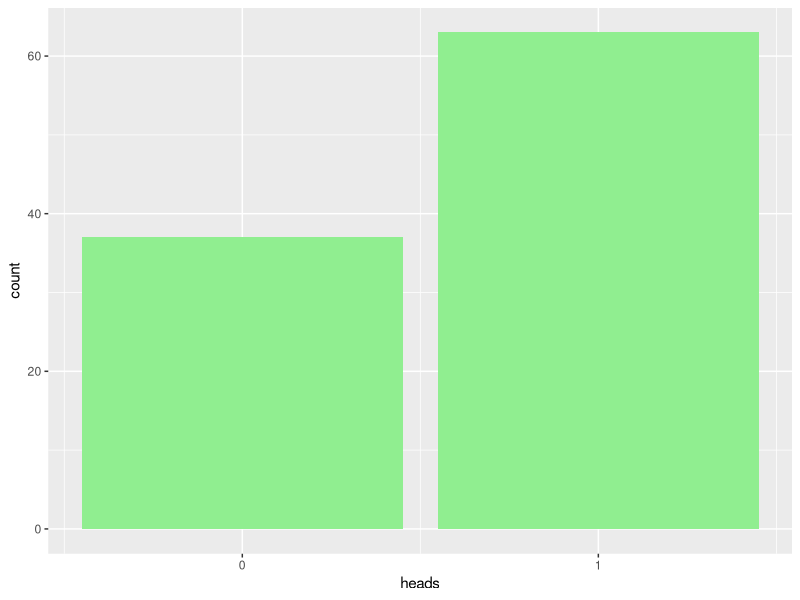
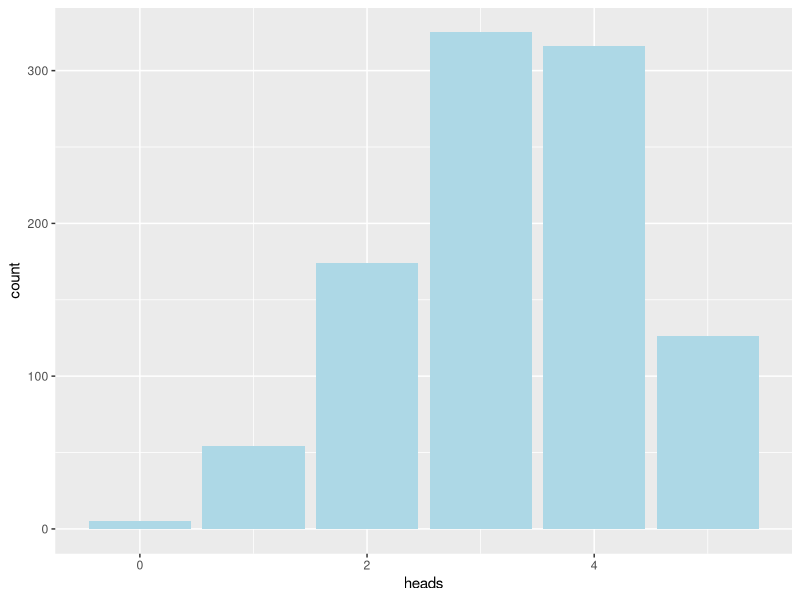
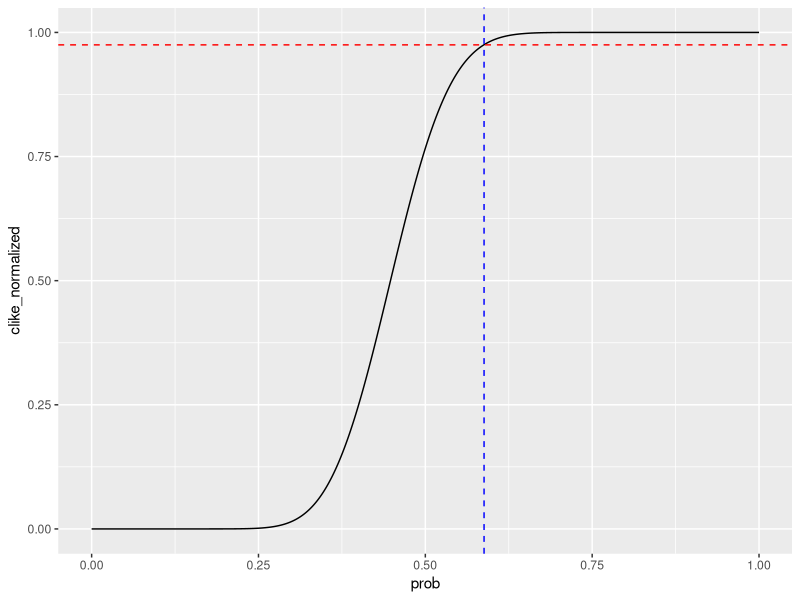

Write the R code that produced these figures, in order.
## ---- chunk 1
#| echo: false
#| results: hide
#| include: false
library(conflicted)
conflicts_prefer(dplyr::filter)
library(tidyverse)
## ---- chunk 2
eq1a <- dbinom(1, size = 1, prob = 2/3)
isTRUE(eq1a == 2/3)

eq1b <- dbinom(0, size = 1, prob = 2/3)
isTRUE(eq1b == (1-2/3))

eq1c <- dbinom(5, size = 1, prob = 2/3)
isTRUE(eq1c == 0)


## ---- chunk 3
eq2a <- pbinom(-1, size = 1, prob = 2/3)
isTRUE(eq2a == 0)

eq2b <- pbinom(0, size = 1, prob = 2/3)
isTRUE(eq2b == (1 - 2/3))

eq2c <- pbinom(1, size = 1, prob = 2/3)
isTRUE(eq2c == 1)

eq2d <- pbinom(2, size = 1, prob = 2/3)
isTRUE(eq2d == 1)
## ---- chunk 4
tosses <- tibble(
  heads = (rbinom(100, 1, 2/3)) 
)

ggplot(tosses, aes(x = heads)) + geom_bar(fill = "lightgreen") +
scale_x_continuous(breaks = 0:1)


## ---- chunk 5
dbinom(2, 4, .5)
## ---- chunk 6
dbinom(1, 4, .5) + dbinom(0, 4, .5)
## ---- chunk 7
# Use rbinom() to generate 1000 samples from the Binomial distribution with size = 5 and prob = 2/3. Plot the results in ggplot using geom_bar.
tosses2 <- tibble(
  heads = (rbinom(1000, 5, 2/3)) 
)

ggplot(tosses2, aes(x = heads)) + geom_bar(fill = "lightblue")
## ---- chunk 8
#Estimate the probability that X is an even number using the mean() function on those 1000 values.

mean(tosses2 == 2 | tosses2 == 4)
## ---- chunk 9
dbinom(2, size = 4, prob = 1/3)
## ---- chunk 10
outcomes <- c(1:15)

#dbinom loop
results1 <- numeric(length(outcomes))
for(i in seq_along(outcomes)) {
  results1[i] <- dbinom(i, 15, 2/3)
}

#hand calculation loop
results2 <- numeric(length(outcomes))
for(i in seq_along(outcomes)) {
  results2[i] <- choose(15,i)*((2/3)^i)*((1-2/3)^(15-i))
}

#Comparison of values
tibble(results1, results2)

# sum of each of these results should approximate 1.
sum(results1)
sum(results2)
## ---- chunk 11
results3 <- pbinom(q = 0:15, size = 15, prob = 2/3)
results3
## ---- chunk 12
grid <- tibble(prob = seq(0, 1, by = 0.001))
grid$like <- dbinom(21, 47, grid$prob)
grid <- grid |> 
  mutate(like = dbinom(21, 47, grid$prob),
         clike_raw = cumsum(like),
         clike_normalized = clike_raw/ sum(like))

ggplot(grid,
       aes(x = prob,
           y = clike_normalized)) + geom_line() + 
      geom_vline(xintercept = 0.588, linetype = "dashed", color = "blue") +
      geom_hline(yintercept = 0.975, linetype = "dashed", color = "red" )

## ---- chunk 13
grid |> filter (prob >= 0.588)
